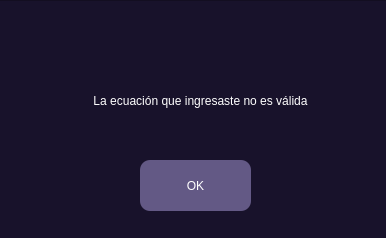
<?xml version="1.0" encoding="UTF-8"?>
<ui version="4.0">
 <class>Dialog</class>
 <widget class="QDialog" name="Dialog">
  <property name="geometry">
   <rect>
    <x>0</x>
    <y>0</y>
    <width>386</width>
    <height>238</height>
   </rect>
  </property>
  <property name="windowTitle">
   <string>Dialog</string>
  </property>
  <widget class="QFrame" name="frame">
   <property name="geometry">
    <rect>
     <x>-30</x>
     <y>0</y>
     <width>1041</width>
     <height>901</height>
    </rect>
   </property>
   <property name="styleSheet">
    <string notr="true">background-color: rgb(24, 18, 43);</string>
   </property>
   <property name="frameShape">
    <enum>QFrame::Shape::StyledPanel</enum>
   </property>
   <property name="frameShadow">
    <enum>QFrame::Shadow::Raised</enum>
   </property>
   <widget class="QLabel" name="label_2">
    <property name="geometry">
     <rect>
      <x>50</x>
      <y>70</y>
      <width>361</width>
      <height>61</height>
     </rect>
    </property>
    <property name="layoutDirection">
     <enum>Qt::LayoutDirection::LeftToRight</enum>
    </property>
    <property name="styleSheet">
     <string notr="true">color: rgb(255, 255, 255);
font: 900 13pt &quot;Segoe UI Black&quot;;</string>
    </property>
    <property name="text">
     <string>La ecuación que ingresaste no es válida</string>
    </property>
    <property name="alignment">
     <set>Qt::AlignmentFlag::AlignCenter</set>
    </property>
   </widget>
   <widget class="QPushButton" name="matrices_2">
    <property name="geometry">
     <rect>
      <x>170</x>
      <y>160</y>
      <width>111</width>
      <height>51</height>
     </rect>
    </property>
    <property name="styleSheet">
     <string notr="true">QPushButton{
background-color:rgb(99, 89, 133);
font:20pt &quot;Yu Gothic&quot;;
color: rgb(255, 255, 255);
border-radius: 10px;
}
QPushButton:hover {
background-color: #a49bb0;
}
</string>
    </property>
    <property name="text">
     <string>OK</string>
    </property>
    <property name="iconSize">
     <size>
      <width>100</width>
      <height>100</height>
     </size>
    </property>
   </widget>
  </widget>
 </widget>
 <resources>
  <include location="iconos.qrc"/>
 </resources>
 <connections/>
</ui>
